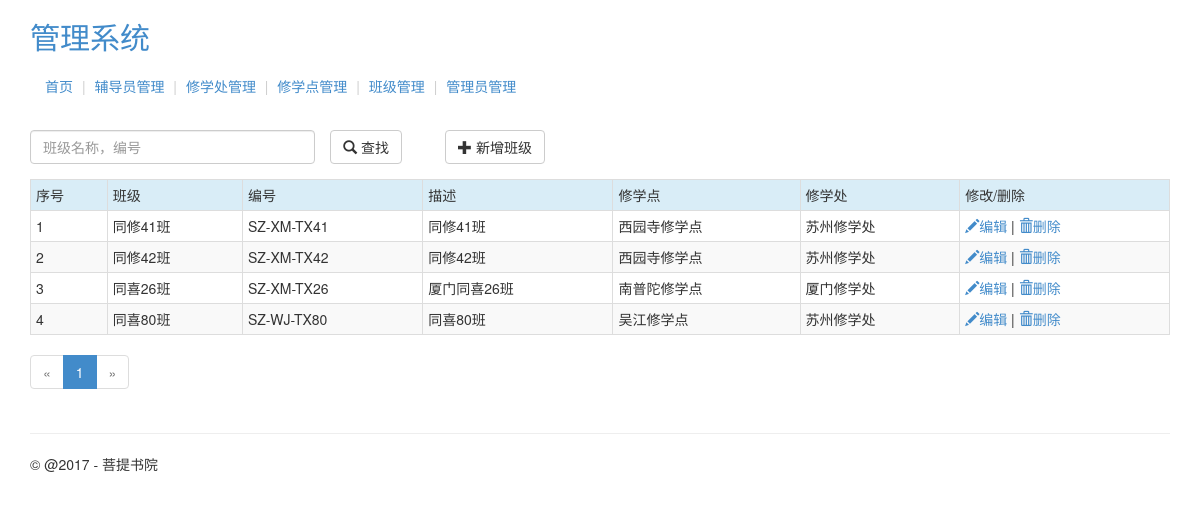
Screenshot of /admin/class/list (signed in) with the database file from the repository.
### putidms/models/org.py (models this page shows, shortened)
class Class(db.Model):
    __tablename__ = 'classes'
    id = db.Column(db.Integer, primary_key=True, autoincrement=True)
    name = db.Column(db.String(255), index=True, unique=True, nullable=False)
    number = db.Column(db.String(255), unique=True, nullable=False, index=True)  # 班级编号
    desc = db.Column(db.Text)
    update_user = db.Column(db.Integer)
    create_time = db.Column(db.DateTime, default=datetime.utcnow)
    update_time = db.Column(db.DateTime, default=datetime.utcnow)
    department_id = db.Column(db.Integer, db.ForeignKey('departments.id'))
    counselors = db.relationship('Counselor', backref='class_', lazy='dynamic')
    lead_class_records = db.relationship('LeadClassRecord', backref='class_', lazy='dynamic')

class Department(db.Model):
    __tablename__ = 'departments'
    id = db.Column(db.Integer, primary_key=True, autoincrement=True)
    name = db.Column(db.String(255), index=True, unique=True, nullable=False)
    desc = db.Column(db.Text)
    update_user = db.Column(db.Integer)
    create_time = db.Column(db.DateTime, default=datetime.utcnow)
    update_time = db.Column(db.DateTime, default=datetime.utcnow)
    division_id = db.Column(db.Integer, db.ForeignKey('divisions.id'))
    classes = db.relationship('Class', backref='department', lazy='dynamic')

class Division(db.Model):
    __tablename__ = 'divisions'
    id = db.Column(db.Integer, primary_key=True, autoincrement=True)
    name = db.Column(db.String(255), index=True, unique=True, nullable=False)
    desc = db.Column(db.Text)
    update_user = db.Column(db.Integer)
    create_time = db.Column(db.DateTime, default=datetime.utcnow)
    update_time = db.Column(db.DateTime, default=datetime.utcnow)
    departments = db.relationship('Department', backref='division', lazy='dynamic')
    users = db.relationship('User', backref='division', lazy='dynamic')

### putidms/admin/views.py (the view)
@mod.route('/class/list')
@login_required
def class_list():
    page = request.args.get('page', 1, type=int)
    pagination = Class.query.order_by(Class.name) \
        .paginate(page, per_page=current_app.config['ITEMS_PER_PAGE'], error_out=False)
    classes = pagination.items
    return render_template('admin/class_list.html', classes=classes, pagination=pagination,
                           endpoint='.class_list')

### putidms/models/user.py (called while the page is built)
@login_manager.user_loader
def load_user(user_id):
    return User.query.get(int(user_id))

### putidms/templates/admin/class_list.html (shortened to what this page needs)
{% extends 'base.html' %}
{% from "_macros.html" import render_field, render_submit_field, pagination_widget %}
{% block content %}
    <div class="row">
        <div class="col-md-12">
            <div class="row">
                <form action="{{ url_for('admin.class_search') }}" method="post" role="form"
                      class="form-horizontal">
                    <div class="col-md-3">
                        <div class="form-group">
                            <input class="form-control" type="text" id="keyword" name="keyword"
                                   value="{{ keyword }}"
                                   placeholder="班级名称，编号">
                        </div>
                    </div>
                    <div class="col-md-1">
                        <button type="submit" class="btn btn-default">
                            <span class="glyphicon glyphicon-search"></span> 查找
                        </button>
                    </div>
                </form>
                <div class="col-md-2" style="margin-left: 20px;">
                    <a class="btn btn-default" href="{{ url_for('admin.class_add') }}" role="button">
                        <span class="glyphicon glyphicon-plus"></span> 新增班级
                    </a>
                </div>
            </div>
            {% if classes %}
                <div class="row">
                    <table class="table table-striped table-bordered table-hover table-condensed">
                        <tr class="info">
                            <td>序号</td>
                            <td>班级</td>
                            <td>编号</td>
                            <td>描述</td>
                            <td>修学点</td>
                            <td>修学处</td>
                            <td>修改/删除</td>
                        </tr>
                        {% for cls in classes %}
                            <tr>
                                <td>{{ (pagination.page - 1) * config.ITEMS_PER_PAGE + loop.index }}</td>
                                <td>{{ cls.name }}</td>
                                <td>{{ cls.number }}</td>
                                <td>{{ cls.desc }}</td>
                                <td>{{ cls.department.name }}</td>
                                <td>{{ cls.department.division.name }}</td>
                                <td>
                                    <a href="{{ url_for('admin.class_edit',id=cls.id) }}" title="编辑">
                                        <span class="glyphicon glyphicon-pencil"></span>编辑
                                    </a>|
                                    <a href="javascript:void(0);" title="删除班级"
                                       onclick="confirm_delete('{{ url_for("admin.class_delete",id=cls.id) }}');">
                                        <span class="glyphicon glyphicon-trash"></span>删除
                                    </a>
                                </td>
                            </tr>
                        {% endfor %}
                    </table>
                    {{ pagination_widget(pagination, endpoint) }}
                </div>
            {% else %}
                <div class="row">
                    <div class="col-md-12">
                        没有找到相关资料！
                    </div>
                </div>
            {% endif %}
        </div>
    </div>
{% endblock %}

### rows the page displays
Class: (pagination.page-1)*config.ITEMS_PER_PAGE+loop.index "1", name "同修41班", number "SZ-XM-TX41", desc "同修41班", department.name "西园寺修学点", department.division.name "苏州修学处"
Class: (pagination.page-1)*config.ITEMS_PER_PAGE+loop.index "2", name "同修42班", number "SZ-XM-TX42", desc "同修42班", department.name "西园寺修学点", department.division.name "苏州修学处"
Class: page "3", name "同喜26班", number "SZ-XM-TX26", desc "厦门同喜26班", department.name "南普陀修学点", department.division.name "厦门修学处"
Class: page "4", name "同喜80班", number "SZ-WJ-TX80", desc "同喜80班", department.name "吴江修学点", department.division.name "苏州修学处"

### other values shown
{{ p }} "1"
